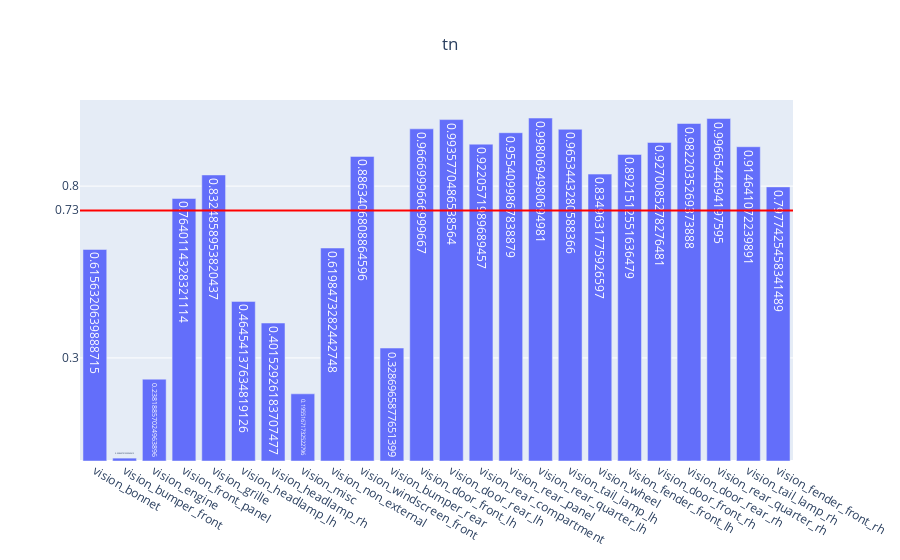

This figure's notebook cell:
### Code cell
genVisMulitlabel(partEvalMetrics, "tn")

### Figure 1 — Plotly figure (JSON) as saved in the notebook; plotly's stock layout.template omitted (floating-point values rounded to 4 significant figures)
{"data": [{"text": [0.6156, 0.008407, 0.2382, 0.764, 0.8325, 0.4645, 0.4015, 0.1955, 0.6198, 0.8863, 0.3287, 0.9667, 0.9936, 0.9221, 0.9554, 0.9981, 0.9653, 0.835, 0.8922, 0.927, 0.9822, 0.9967, 0.9146, 0.7977], "type": "bar", "x": ["vision_bonnet", "vision_bumper_front", "vision_engine", "vision_front_panel", "vision_grille", "vision_headlamp_lh", "vision_headlamp_rh", "vision_misc", "vision_non_external", "vision_windscreen_front", "vision_bumper_rear", "vision_door_front_lh", "vision_door_rear_lh", "vision_rear_compartment", "vision_rear_panel", "vision_rear_quarter_lh", "vision_tail_lamp_lh", "vision_wheel", "vision_fender_front_lh", "vision_door_front_rh", "vision_door_rear_rh", "vision_rear_quarter_rh", "vision_tail_lamp_rh", "vision_fender_front_rh"], "y": [0.6156, 0.008407, 0.2382, 0.764, 0.8325, 0.4645, 0.4015, 0.1955, 0.6198, 0.8863, 0.3287, 0.9667, 0.9936, 0.9221, 0.9554, 0.9981, 0.9653, 0.835, 0.8922, 0.927, 0.9822, 0.9967, 0.9146, 0.7977]}], "layout": {"shapes": [{"line": {"color": "red", "width": 2}, "type": "line", "x0": 0, "x1": 1, "xref": "x domain", "y0": 0.7292, "y1": 0.7292, "yref": "y"}], "title": {"text": "tn", "x": 0.5}, "yaxis": {"tickmode": "array", "tickvals": ["0.73", 0.3, 0.8]}}}
